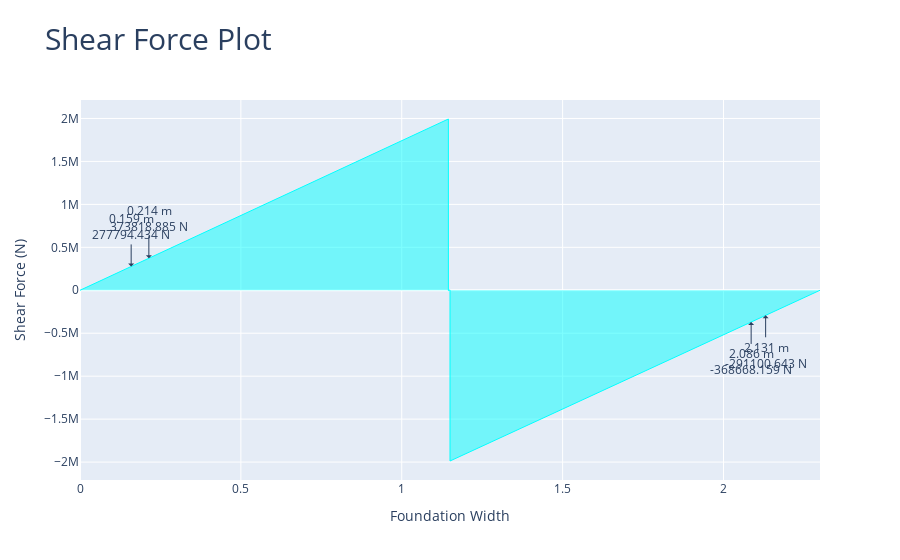

Notebook cell for this chart:
### Markdown cell above
#### Show the shear force diagram in Y direction showing the design shear forces

### Code cell
comb_footing_design.plot_shear_force_Y()

### Figure 1 — Plotly figure (JSON) as saved in the notebook; plotly's stock layout.template omitted (floating-point values rounded to 4 significant figures; data arrays with more than 128 entries replaced by an {"elided": "..."} marker saying what was removed)
{"data": [{"fill": "tozeroy", "hovertemplate": "x: %{x:.3f} %{meta[0]}<br>f(x): %{y:.3f} %{meta[1]}", "line": {"color": "aqua", "width": 1}, "meta": ["m", "N"], "mode": "lines", "name": "Shear Force", "type": "scatter", "x": {"elided": "206 float values"}, "y": {"elided": "206 float values"}}], "layout": {"annotations": [{"arrowhead": 1, "ax": 0, "ay": -40, "showarrow": true, "text": "0.214 m<br>373818.885 N", "x": 0.214, "xref": "x", "y": 373800.0, "yref": "y"}, {"arrowhead": 1, "ax": 0, "ay": 40, "showarrow": true, "text": "2.086 m<br>-368668.159 N", "x": 2.086, "xref": "x", "y": -368700.0, "yref": "y"}, {"arrowhead": 1, "ax": 0, "ay": -40, "showarrow": true, "text": "0.159 m<br>277794.434 N", "x": 0.159, "xref": "x", "y": 277800.0, "yref": "y"}, {"arrowhead": 1, "ax": 0, "ay": 40, "showarrow": true, "text": "2.131 m<br>-291100.643 N", "x": 2.131, "xref": "x", "y": -291100.0, "yref": "y"}], "title": {"font": {"size": 30}, "text": "Shear Force Plot"}, "xaxis": {"title": {"text": "Foundation Width"}}, "yaxis": {"title": {"text": "Shear Force (N)"}}}}
